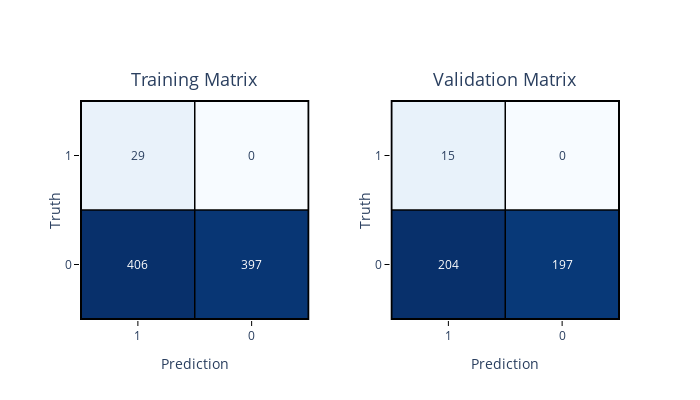

Source (notebook cell):
### Code cell
from eppi_text_classification import binary_train_valid_confusion_plotly

binary_train_valid_confusion_plotly(
    y_train,
    y_train_pred,
    y_test,
    y_test_pred,
    postive_label="Included",
    negative_label="Excluded",
)

### Figure 1 — Plotly figure (JSON) as saved in the notebook; plotly's stock layout.template omitted (floating-point values rounded to 4 significant figures)
{"data": [{"colorscale": [[0, "rgb(247,251,255)"], [0.125, "rgb(222,235,247)"], [0.25, "rgb(198,219,239)"], [0.375, "rgb(158,202,225)"], [0.5, "rgb(107,174,214)"], [0.625, "rgb(66,146,198)"], [0.75, "rgb(33,113,181)"], [0.875, "rgb(8,81,156)"], [1, "rgb(8,48,107)"]], "hoverinfo": "text", "showscale": false, "text": [["Truth: Excluded<br>Prediction: Included<br>Total: 406", "Truth: Excluded<br>Prediction: Excluded<br>Total: 397"], ["Truth: Included<br>Prediction: Included<br>Total: 29", "Truth: Included<br>Prediction: Excluded<br>Total: 0"]], "type": "heatmap", "x": ["0", "1"], "xaxis": "x", "y": ["0", "1"], "yaxis": "y", "z": [[406, 397], [29, 0]]}, {"colorscale": [[0, "rgb(247,251,255)"], [0.125, "rgb(222,235,247)"], [0.25, "rgb(198,219,239)"], [0.375, "rgb(158,202,225)"], [0.5, "rgb(107,174,214)"], [0.625, "rgb(66,146,198)"], [0.75, "rgb(33,113,181)"], [0.875, "rgb(8,81,156)"], [1, "rgb(8,48,107)"]], "hoverinfo": "text", "showscale": false, "text": [["Truth: Excluded<br>Prediction: Included<br>Total: 204", "Truth: Excluded<br>Prediction: Excluded<br>Total: 197"], ["Truth: Included<br>Prediction: Included<br>Total: 15", "Truth: Included<br>Prediction: Excluded<br>Total: 0"]], "type": "heatmap", "x": ["0", "1"], "xaxis": "x2", "y": ["0", "1"], "yaxis": "y2", "z": [[204, 197], [15, 0]]}], "layout": {"annotations": [{"font": {"size": 18}, "showarrow": false, "text": "Training Matrix", "x": 0.2125, "xanchor": "center", "xref": "paper", "y": 1.03, "yanchor": "bottom", "yref": "paper"}, {"font": {"size": 18}, "showarrow": false, "text": "Validation Matrix", "x": 0.7875, "xanchor": "center", "xref": "paper", "y": 1.03, "yanchor": "bottom", "yref": "paper"}, {"font": {"color": "white"}, "showarrow": false, "text": "406", "x": "0", "xref": "x", "y": "0", "yref": "y"}, {"font": {"color": "white"}, "showarrow": false, "text": "397", "x": "1", "xref": "x", "y": "0", "yref": "y"}, {"font": {"color": "dark blue"}, "showarrow": false, "text": "29", "x": "0", "xref": "x", "y": "1", "yref": "y"}, {"font": {"color": "dark blue"}, "showarrow": false, "text": "0", "x": "1", "xref": "x", "y": "1", "yref": "y"}, {"font": {"color": "white"}, "showarrow": false, "text": "204", "x": "0", "xref": "x2", "y": "0", "yref": "y2"}, {"font": {"color": "white"}, "showarrow": false, "text": "197", "x": "1", "xref": "x2", "y": "0", "yref": "y2"}, {"font": {"color": "dark blue"}, "showarrow": false, "text": "15", "x": "0", "xref": "x2", "y": "1", "yref": "y2"}, {"font": {"color": "dark blue"}, "showarrow": false, "text": "0", "x": "1", "xref": "x2", "y": "1", "yref": "y2"}], "autosize": false, "height": 400, "shapes": [{"line": {"color": "black", "width": 2}, "type": "rect", "x0": -0.5, "x1": 1.5, "xref": "x", "y0": -0.5, "y1": 1.5, "yref": "y"}, {"line": {"color": "black", "width": 1.5}, "type": "line", "x0": -0.5, "x1": 1.5, "xref": "x", "y0": 0.5, "y1": 0.5, "yref": "y"}, {"line": {"color": "black", "width": 1.5}, "type": "line", "x0": 0.5, "x1": 0.5, "xref": "x", "y0": -0.5, "y1": 1.5, "yref": "y"}, {"line": {"color": "black", "width": 2}, "type": "rect", "x0": -0.5, "x1": 1.5, "xref": "x2", "y0": -0.5, "y1": 1.5, "yref": "y2"}, {"line": {"color": "black", "width": 1.5}, "type": "line", "x0": -0.5, "x1": 1.5, "xref": "x2", "y0": 0.5, "y1": 0.5, "yref": "y2"}, {"line": {"color": "black", "width": 1.5}, "type": "line", "x0": 0.5, "x1": 0.5, "xref": "x2", "y0": -0.5, "y1": 1.5, "yref": "y2"}], "width": 700, "xaxis": {"anchor": "y", "domain": [0, 0.425], "mirror": true, "tickcolor": "black", "ticklen": 5, "tickmode": "array", "ticks": "outside", "ticktext": ["1", "0"], "tickvals": [0, 1], "tickwidth": 1, "title": {"text": "Prediction"}}, "xaxis2": {"anchor": "y2", "domain": [0.575, 1], "mirror": true, "tickcolor": "black", "ticklen": 5, "tickmode": "array", "ticks": "outside", "ticktext": ["1", "0"], "tickvals": [0, 1], "tickwidth": 1, "title": {"text": "Prediction"}}, "yaxis": {"anchor": "x", "domain": [0, 1], "mirror": true, "tickcolor": "black", "ticklen": 5, "tickmode": "array", "ticks": "outside", "ticktext": ["0", "1"], "tickvals": [0, 1], "tickwidth": 1, "title": {"standoff": 0.3, "text": "Truth"}}, "yaxis2": {"anchor": "x2", "domain": [0, 1], "mirror": true, "tickcolor": "black", "ticklen": 5, "tickmode": "array", "ticks": "outside", "ticktext": ["0", "1"], "tickvals": [0, 1], "tickwidth": 1, "title": {"standoff": 0.3, "text": "Truth"}}}}
